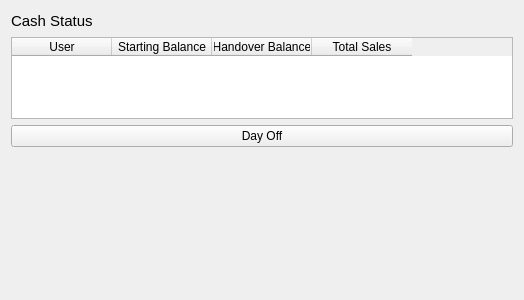
<?xml version="1.0" encoding="UTF-8"?>
<ui version="4.0">
 <class>CashBalanceStatus</class>
 <widget class="QWidget" name="CashBalanceStatus">
  <property name="geometry">
   <rect>
    <x>0</x>
    <y>0</y>
    <width>524</width>
    <height>300</height>
   </rect>
  </property>
  <property name="windowTitle">
   <string>Form</string>
  </property>
  <layout class="QVBoxLayout" name="verticalLayout">
   <item>
    <layout class="QHBoxLayout" name="horizontalLayout">
     <item>
      <widget class="QLabel" name="label">
       <property name="font">
        <font>
         <pointsize>11</pointsize>
        </font>
       </property>
       <property name="text">
        <string>Cash Status</string>
       </property>
      </widget>
     </item>
     <item>
      <spacer name="horizontalSpacer">
       <property name="orientation">
        <enum>Qt::Horizontal</enum>
       </property>
       <property name="sizeHint" stdset="0">
        <size>
         <width>40</width>
         <height>20</height>
        </size>
       </property>
      </spacer>
     </item>
    </layout>
   </item>
   <item>
    <widget class="QTableWidget" name="tableWidget">
     <column>
      <property name="text">
       <string>User</string>
      </property>
     </column>
     <column>
      <property name="text">
       <string>Starting Balance</string>
      </property>
     </column>
     <column>
      <property name="text">
       <string>Handover Balance</string>
      </property>
     </column>
     <column>
      <property name="text">
       <string>Total Sales</string>
      </property>
     </column>
    </widget>
   </item>
   <item>
    <widget class="QPushButton" name="btnDayoff">
     <property name="text">
      <string>Day Off</string>
     </property>
    </widget>
   </item>
   <item>
    <spacer name="verticalSpacer">
     <property name="orientation">
      <enum>Qt::Vertical</enum>
     </property>
     <property name="sizeHint" stdset="0">
      <size>
       <width>20</width>
       <height>251</height>
      </size>
     </property>
    </spacer>
   </item>
  </layout>
 </widget>
 <resources/>
 <connections/>
</ui>
